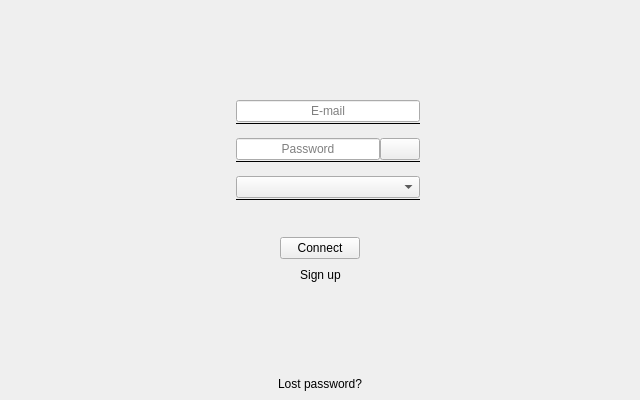
<?xml version="1.0" encoding="UTF-8"?>
<ui version="4.0">
 <class>LoginSmall</class>
 <widget class="QWidget" name="LoginSmall">
  <property name="geometry">
   <rect>
    <x>0</x>
    <y>0</y>
    <width>640</width>
    <height>400</height>
   </rect>
  </property>
  <property name="windowTitle">
   <string>Form</string>
  </property>
  <property name="styleSheet">
   <string notr="true"/>
  </property>
  <layout class="QVBoxLayout" name="verticalLayout">
   <property name="spacing">
    <number>0</number>
   </property>
   <property name="leftMargin">
    <number>0</number>
   </property>
   <property name="topMargin">
    <number>0</number>
   </property>
   <property name="rightMargin">
    <number>0</number>
   </property>
   <property name="bottomMargin">
    <number>0</number>
   </property>
   <item>
    <layout class="QHBoxLayout" name="horizontalLayout_28">
     <property name="spacing">
      <number>0</number>
     </property>
     <item>
      <layout class="QVBoxLayout" name="verticalLayout_30">
       <property name="spacing">
        <number>0</number>
       </property>
       <item>
        <widget class="QToolButton" name="btMenu">
         <property name="focusPolicy">
          <enum>Qt::StrongFocus</enum>
         </property>
         <property name="text">
          <string/>
         </property>
         <property name="toolButtonStyle">
          <enum>Qt::ToolButtonIconOnly</enum>
         </property>
         <property name="autoRaise">
          <bool>true</bool>
         </property>
        </widget>
       </item>
       <item>
        <spacer name="verticalSpacer_25">
         <property name="orientation">
          <enum>Qt::Vertical</enum>
         </property>
         <property name="sizeType">
          <enum>QSizePolicy::Expanding</enum>
         </property>
         <property name="sizeHint" stdset="0">
          <size>
           <width>10</width>
           <height>1</height>
          </size>
         </property>
        </spacer>
       </item>
      </layout>
     </item>
     <item>
      <spacer name="horizontalSpacer_47">
       <property name="orientation">
        <enum>Qt::Horizontal</enum>
       </property>
       <property name="sizeHint" stdset="0">
        <size>
         <width>40</width>
         <height>20</height>
        </size>
       </property>
      </spacer>
     </item>
     <item>
      <layout class="QVBoxLayout" name="verticalLayout_20">
       <property name="spacing">
        <number>0</number>
       </property>
       <item>
        <spacer name="verticalSpacer_24">
         <property name="orientation">
          <enum>Qt::Vertical</enum>
         </property>
         <property name="sizeType">
          <enum>QSizePolicy::Fixed</enum>
         </property>
         <property name="sizeHint" stdset="0">
          <size>
           <width>20</width>
           <height>31</height>
          </size>
         </property>
        </spacer>
       </item>
       <item>
        <layout class="QVBoxLayout" name="verticalLayout_31">
         <item>
          <widget class="QLabel" name="Logo">
           <property name="styleSheet">
            <string notr="true">background: rgb(0, 0, 0,0);</string>
           </property>
           <property name="text">
            <string/>
           </property>
           <property name="scaledContents">
            <bool>true</bool>
           </property>
           <property name="alignment">
            <set>Qt::AlignHCenter|Qt::AlignTop</set>
           </property>
          </widget>
         </item>
        </layout>
       </item>
      </layout>
     </item>
     <item>
      <spacer name="horizontalSpacer_48">
       <property name="orientation">
        <enum>Qt::Horizontal</enum>
       </property>
       <property name="sizeHint" stdset="0">
        <size>
         <width>40</width>
         <height>20</height>
        </size>
       </property>
      </spacer>
     </item>
     <item>
      <layout class="QVBoxLayout" name="verticalLayout_32">
       <property name="spacing">
        <number>0</number>
       </property>
       <item>
        <widget class="QWidget" name="wgTopRightSpacing" native="true"/>
       </item>
       <item>
        <spacer name="verticalSpacer_28">
         <property name="orientation">
          <enum>Qt::Vertical</enum>
         </property>
         <property name="sizeType">
          <enum>QSizePolicy::Expanding</enum>
         </property>
         <property name="sizeHint" stdset="0">
          <size>
           <width>10</width>
           <height>1</height>
          </size>
         </property>
        </spacer>
       </item>
      </layout>
     </item>
    </layout>
   </item>
   <item>
    <widget class="QLabel" name="lbMessage">
     <property name="alignment">
      <set>Qt::AlignCenter</set>
     </property>
     <property name="wordWrap">
      <bool>true</bool>
     </property>
    </widget>
   </item>
   <item>
    <layout class="QHBoxLayout" name="horizontalLayout_14">
     <property name="spacing">
      <number>0</number>
     </property>
     <item>
      <spacer name="horizontalSpacer_44">
       <property name="orientation">
        <enum>Qt::Horizontal</enum>
       </property>
       <property name="sizeType">
        <enum>QSizePolicy::Expanding</enum>
       </property>
       <property name="sizeHint" stdset="0">
        <size>
         <width>220</width>
         <height>0</height>
        </size>
       </property>
      </spacer>
     </item>
     <item>
      <widget class="QWidget" name="widget" native="true">
       <property name="minimumSize">
        <size>
         <width>200</width>
         <height>0</height>
        </size>
       </property>
       <layout class="QVBoxLayout" name="verticalLayout_3">
        <property name="spacing">
         <number>13</number>
        </property>
        <property name="leftMargin">
         <number>0</number>
        </property>
        <property name="topMargin">
         <number>0</number>
        </property>
        <property name="rightMargin">
         <number>0</number>
        </property>
        <property name="bottomMargin">
         <number>0</number>
        </property>
        <item>
         <layout class="QHBoxLayout" name="horizontalLayout_3">
          <property name="spacing">
           <number>9</number>
          </property>
          <item>
           <widget class="QLabel" name="lblLogin">
            <property name="sizePolicy">
             <sizepolicy hsizetype="Fixed" vsizetype="Fixed">
              <horstretch>0</horstretch>
              <verstretch>0</verstretch>
             </sizepolicy>
            </property>
            <property name="text">
             <string/>
            </property>
            <property name="scaledContents">
             <bool>true</bool>
            </property>
           </widget>
          </item>
          <item>
           <layout class="QVBoxLayout" name="verticalLayout_5">
            <property name="spacing">
             <number>0</number>
            </property>
            <item>
             <widget class="QLineEdit" name="edMail">
              <property name="text">
               <string/>
              </property>
              <property name="maxLength">
               <number>336</number>
              </property>
              <property name="alignment">
               <set>Qt::AlignCenter</set>
              </property>
              <property name="placeholderText">
               <string>E-mail</string>
              </property>
             </widget>
            </item>
            <item>
             <widget class="Line" name="lineUsername">
              <property name="sizePolicy">
               <sizepolicy hsizetype="Expanding" vsizetype="Fixed">
                <horstretch>0</horstretch>
                <verstretch>0</verstretch>
               </sizepolicy>
              </property>
              <property name="styleSheet">
               <string notr="true"/>
              </property>
              <property name="frameShadow">
               <enum>QFrame::Plain</enum>
              </property>
              <property name="midLineWidth">
               <number>1</number>
              </property>
              <property name="orientation">
               <enum>Qt::Horizontal</enum>
              </property>
             </widget>
            </item>
           </layout>
          </item>
         </layout>
        </item>
        <item>
         <layout class="QHBoxLayout" name="horizontalLayout_15">
          <property name="spacing">
           <number>9</number>
          </property>
          <item>
           <widget class="QLabel" name="lblPassword">
            <property name="sizePolicy">
             <sizepolicy hsizetype="Fixed" vsizetype="Fixed">
              <horstretch>0</horstretch>
              <verstretch>0</verstretch>
             </sizepolicy>
            </property>
            <property name="text">
             <string/>
            </property>
            <property name="scaledContents">
             <bool>true</bool>
            </property>
            <property name="margin">
             <number>0</number>
            </property>
           </widget>
          </item>
          <item>
           <layout class="QVBoxLayout" name="verticalLayout_4">
            <property name="spacing">
             <number>0</number>
            </property>
            <item>
             <layout class="QHBoxLayout" name="horizontalLayout_5">
              <property name="spacing">
               <number>0</number>
              </property>
              <property name="topMargin">
               <number>0</number>
              </property>
              <item>
               <widget class="QLineEdit" name="edPassword">
                <property name="text">
                 <string/>
                </property>
                <property name="maxLength">
                 <number>336</number>
                </property>
                <property name="echoMode">
                 <enum>QLineEdit::Password</enum>
                </property>
                <property name="alignment">
                 <set>Qt::AlignCenter</set>
                </property>
                <property name="placeholderText">
                 <string>Password</string>
                </property>
               </widget>
              </item>
              <item>
               <widget class="QPushButton" name="btShow">
                <property name="focusPolicy">
                 <enum>Qt::StrongFocus</enum>
                </property>
                <property name="styleSheet">
                 <string notr="true"/>
                </property>
                <property name="text">
                 <string/>
                </property>
                <property name="checkable">
                 <bool>true</bool>
                </property>
                <property name="flat">
                 <bool>false</bool>
                </property>
               </widget>
              </item>
             </layout>
            </item>
            <item>
             <widget class="Line" name="linePassword">
              <property name="styleSheet">
               <string notr="true"/>
              </property>
              <property name="frameShadow">
               <enum>QFrame::Plain</enum>
              </property>
              <property name="midLineWidth">
               <number>1</number>
              </property>
              <property name="orientation">
               <enum>Qt::Horizontal</enum>
              </property>
             </widget>
            </item>
           </layout>
          </item>
         </layout>
        </item>
        <item>
         <layout class="QHBoxLayout" name="horizontalLayout_4">
          <property name="spacing">
           <number>9</number>
          </property>
          <item>
           <widget class="QLabel" name="lblServer">
            <property name="sizePolicy">
             <sizepolicy hsizetype="Fixed" vsizetype="Fixed">
              <horstretch>0</horstretch>
              <verstretch>0</verstretch>
             </sizepolicy>
            </property>
            <property name="sizeIncrement">
             <size>
              <width>0</width>
              <height>0</height>
             </size>
            </property>
            <property name="text">
             <string/>
            </property>
            <property name="scaledContents">
             <bool>true</bool>
            </property>
           </widget>
          </item>
          <item>
           <layout class="QVBoxLayout" name="verticalLayout_10">
            <property name="spacing">
             <number>0</number>
            </property>
            <item>
             <widget class="QComboBox" name="cbUpstream">
              <property name="styleSheet">
               <string notr="true">QComboBox { combobox-popup: 0; }</string>
              </property>
              <property name="editable">
               <bool>false</bool>
              </property>
              <property name="currentText">
               <string/>
              </property>
              <property name="currentIndex">
               <number>-1</number>
              </property>
              <property name="maxVisibleItems">
               <number>7</number>
              </property>
              <property name="iconSize">
               <size>
                <width>22</width>
                <height>22</height>
               </size>
              </property>
             </widget>
            </item>
            <item>
             <widget class="Line" name="lineUpstream">
              <property name="styleSheet">
               <string notr="true"/>
              </property>
              <property name="frameShadow">
               <enum>QFrame::Plain</enum>
              </property>
              <property name="midLineWidth">
               <number>1</number>
              </property>
              <property name="orientation">
               <enum>Qt::Horizontal</enum>
              </property>
             </widget>
            </item>
           </layout>
          </item>
         </layout>
        </item>
       </layout>
      </widget>
     </item>
     <item>
      <spacer name="horizontalSpacer_46">
       <property name="orientation">
        <enum>Qt::Horizontal</enum>
       </property>
       <property name="sizeType">
        <enum>QSizePolicy::Expanding</enum>
       </property>
       <property name="sizeHint" stdset="0">
        <size>
         <width>220</width>
         <height>0</height>
        </size>
       </property>
      </spacer>
     </item>
    </layout>
   </item>
   <item>
    <spacer name="verticalSpacer">
     <property name="orientation">
      <enum>Qt::Vertical</enum>
     </property>
     <property name="sizeType">
      <enum>QSizePolicy::Fixed</enum>
     </property>
     <property name="sizeHint" stdset="0">
      <size>
       <width>20</width>
       <height>36</height>
      </size>
     </property>
    </spacer>
   </item>
   <item>
    <layout class="QHBoxLayout" name="horizontalLayout_22">
     <item>
      <spacer name="horizontalSpacer_37">
       <property name="orientation">
        <enum>Qt::Horizontal</enum>
       </property>
       <property name="sizeType">
        <enum>QSizePolicy::Expanding</enum>
       </property>
       <property name="sizeHint" stdset="0">
        <size>
         <width>40</width>
         <height>20</height>
        </size>
       </property>
      </spacer>
     </item>
     <item>
      <widget class="QPushButton" name="btLogin">
       <property name="enabled">
        <bool>true</bool>
       </property>
       <property name="focusPolicy">
        <enum>Qt::StrongFocus</enum>
       </property>
       <property name="text">
        <string>Connect</string>
       </property>
       <property name="flat">
        <bool>false</bool>
       </property>
      </widget>
     </item>
     <item>
      <spacer name="horizontalSpacer_38">
       <property name="orientation">
        <enum>Qt::Horizontal</enum>
       </property>
       <property name="sizeHint" stdset="0">
        <size>
         <width>40</width>
         <height>20</height>
        </size>
       </property>
      </spacer>
     </item>
    </layout>
   </item>
   <item>
    <spacer name="verticalSpacer_3">
     <property name="orientation">
      <enum>Qt::Vertical</enum>
     </property>
     <property name="sizeType">
      <enum>QSizePolicy::Fixed</enum>
     </property>
     <property name="sizeHint" stdset="0">
      <size>
       <width>333</width>
       <height>5</height>
      </size>
     </property>
    </spacer>
   </item>
   <item>
    <layout class="QHBoxLayout" name="horizontalLayout">
     <item>
      <spacer name="horizontalSpacer_5">
       <property name="orientation">
        <enum>Qt::Horizontal</enum>
       </property>
       <property name="sizeHint" stdset="0">
        <size>
         <width>40</width>
         <height>20</height>
        </size>
       </property>
      </spacer>
     </item>
     <item>
      <widget class="QToolButton" name="btSignUp">
       <property name="cursor">
        <cursorShape>PointingHandCursor</cursorShape>
       </property>
       <property name="focusPolicy">
        <enum>Qt::StrongFocus</enum>
       </property>
       <property name="autoFillBackground">
        <bool>false</bool>
       </property>
       <property name="text">
        <string>Sign up</string>
       </property>
       <property name="toolButtonStyle">
        <enum>Qt::ToolButtonTextOnly</enum>
       </property>
       <property name="autoRaise">
        <bool>true</bool>
       </property>
      </widget>
     </item>
     <item>
      <spacer name="horizontalSpacer_6">
       <property name="orientation">
        <enum>Qt::Horizontal</enum>
       </property>
       <property name="sizeHint" stdset="0">
        <size>
         <width>40</width>
         <height>20</height>
        </size>
       </property>
      </spacer>
     </item>
    </layout>
   </item>
   <item>
    <spacer name="verticalSpacer_6">
     <property name="orientation">
      <enum>Qt::Vertical</enum>
     </property>
     <property name="sizeType">
      <enum>QSizePolicy::Expanding</enum>
     </property>
     <property name="sizeHint" stdset="0">
      <size>
       <width>0</width>
       <height>28</height>
      </size>
     </property>
    </spacer>
   </item>
   <item>
    <layout class="QHBoxLayout" name="horizontalLayout_6">
     <item>
      <spacer name="horizontalSpacer_55">
       <property name="orientation">
        <enum>Qt::Horizontal</enum>
       </property>
       <property name="sizeType">
        <enum>QSizePolicy::Expanding</enum>
       </property>
       <property name="sizeHint" stdset="0">
        <size>
         <width>40</width>
         <height>20</height>
        </size>
       </property>
      </spacer>
     </item>
     <item>
      <widget class="QToolButton" name="btLostPassword">
       <property name="cursor">
        <cursorShape>PointingHandCursor</cursorShape>
       </property>
       <property name="focusPolicy">
        <enum>Qt::StrongFocus</enum>
       </property>
       <property name="text">
        <string>Lost password?</string>
       </property>
       <property name="autoRaise">
        <bool>true</bool>
       </property>
      </widget>
     </item>
     <item>
      <spacer name="horizontalSpacer_49">
       <property name="orientation">
        <enum>Qt::Horizontal</enum>
       </property>
       <property name="sizeType">
        <enum>QSizePolicy::Expanding</enum>
       </property>
       <property name="sizeHint" stdset="0">
        <size>
         <width>40</width>
         <height>28</height>
        </size>
       </property>
      </spacer>
     </item>
    </layout>
   </item>
   <item>
    <spacer name="verticalSpacer_5">
     <property name="orientation">
      <enum>Qt::Vertical</enum>
     </property>
     <property name="sizeType">
      <enum>QSizePolicy::Minimum</enum>
     </property>
     <property name="sizeHint" stdset="0">
      <size>
       <width>0</width>
       <height>2</height>
      </size>
     </property>
    </spacer>
   </item>
  </layout>
 </widget>
 <resources/>
 <connections/>
</ui>
